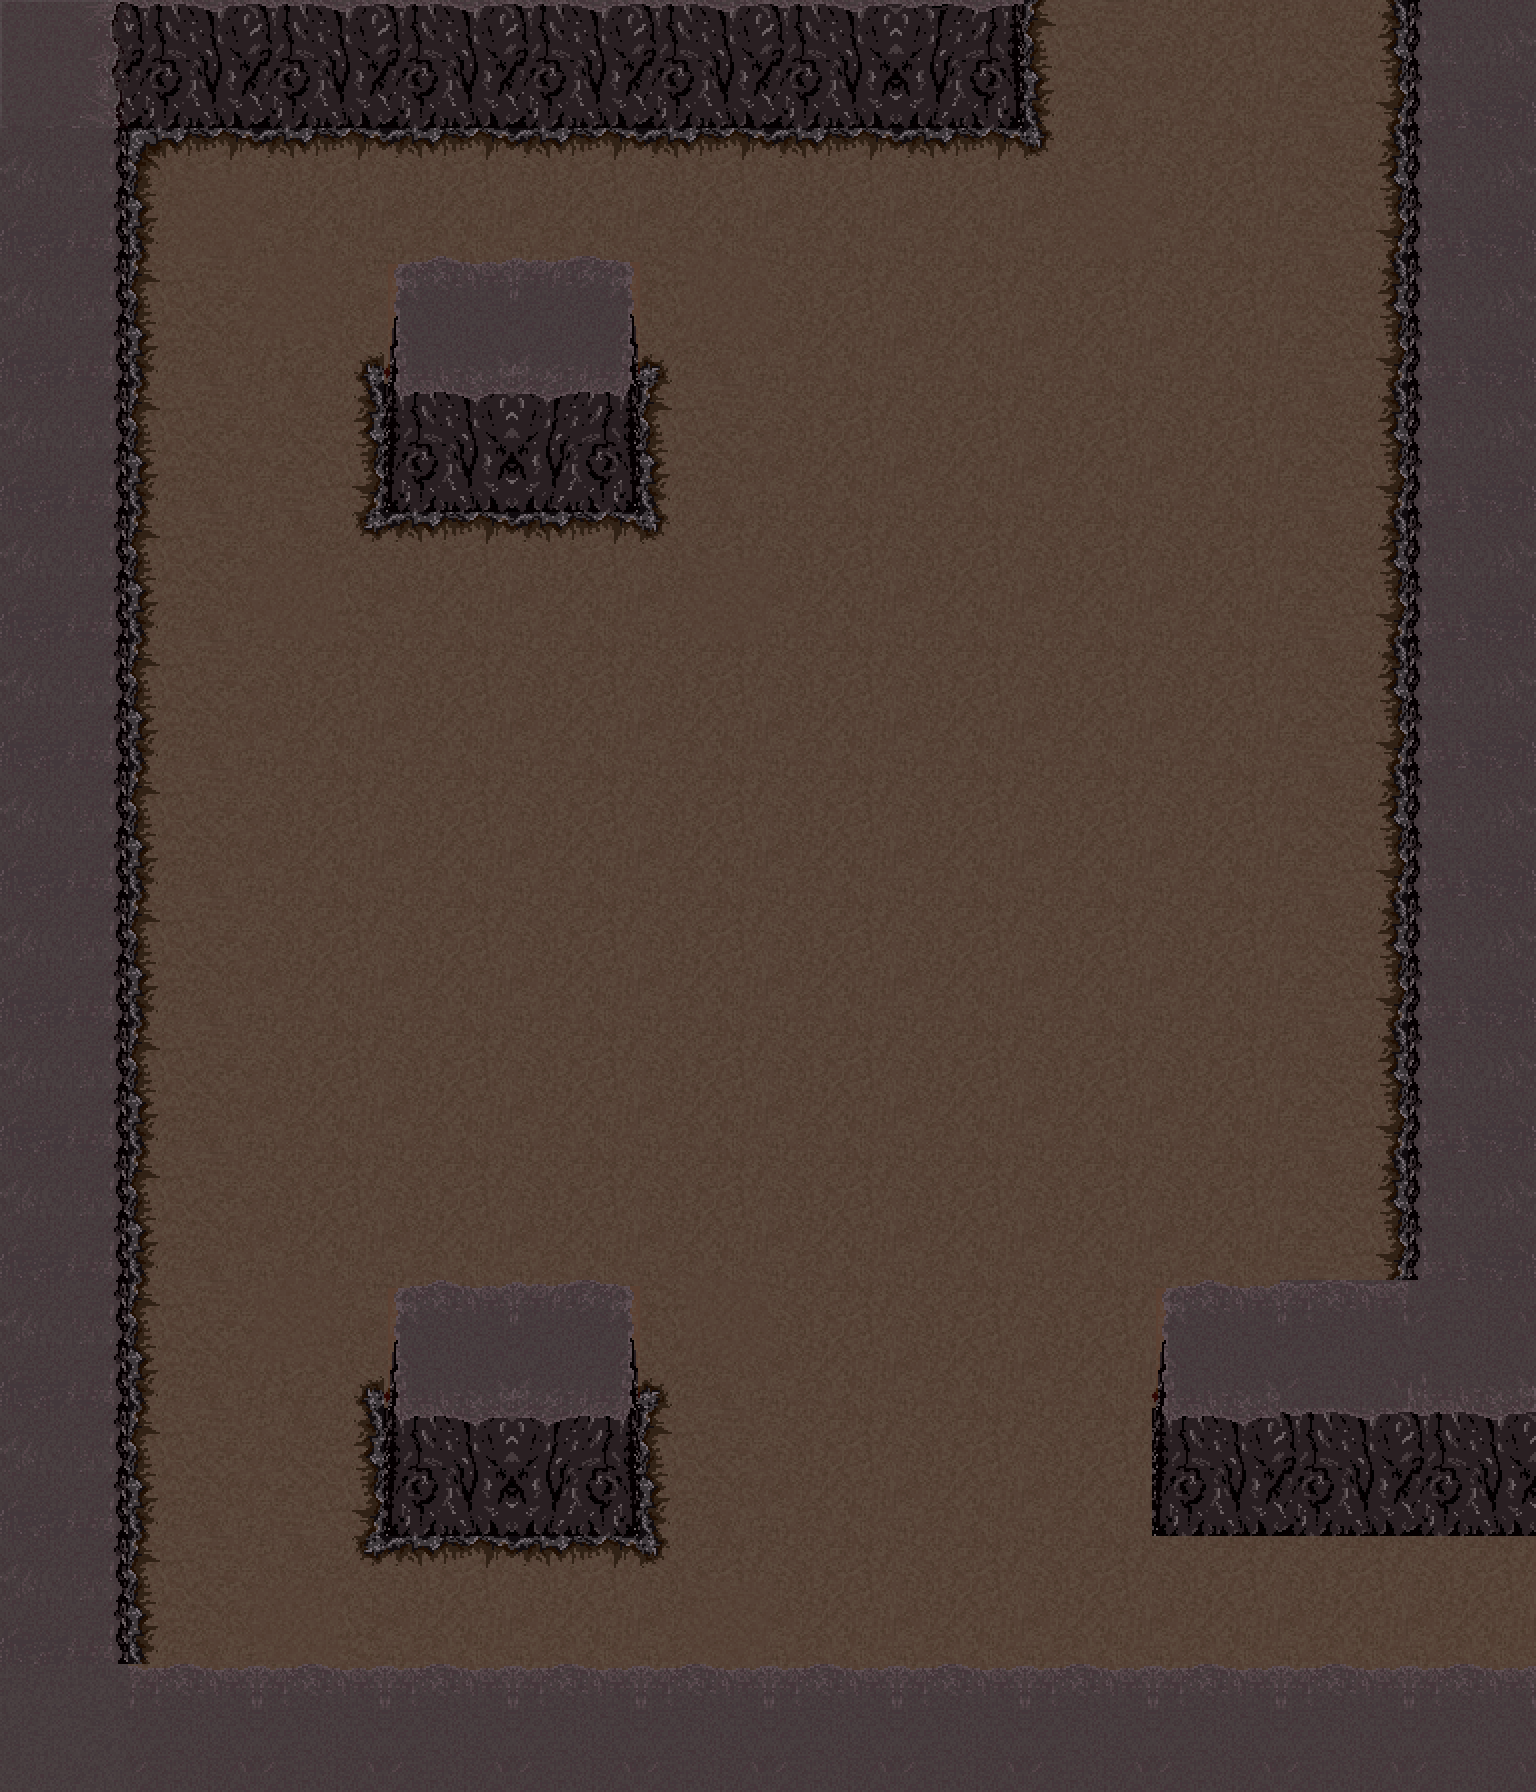

Rendered tile map (Tiled .tmx) drawn with the repository's tilesets; below, a short description and the map source with its tile grids summarised:
An orthogonal 12x14 tile map with 128x128 px tiles, 4 tile layers (sol, mur, toit, toit2), 2 tilesets and 5 objects.

<map version="1.0" tiledversion="1.1.4" orientation="orthogonal" renderorder="left-up" width="12" height="14" tilewidth="128" tileheight="128" infinite="0" nextobjectid="6">
 <tileset firstgid="1" source="Tileset-Sol-niveau-1-128.128.tsx" />
 <tileset firstgid="17" source="Tileset-Wall-Niveau-1-128.128.tsx" />
 <layer name="sol" width="12" height="14">
  <data>[168 cells, 132 non-empty, 4 distinct tile ids]</data>
 </layer>
 <layer name="mur" width="12" height="14">
  <data>[168 cells, 14 non-empty, 3 distinct tile ids]</data>
 </layer>
 <layer name="toit" width="12" height="14">
  <data>[168 cells, 44 non-empty, 9 distinct tile ids]</data>
 </layer>
 <layer name="toit2" width="12" height="14">
  <data>[168 cells, 13 non-empty, 3 distinct tile ids]</data>
 </layer>
 <objectgroup name="collision-layer">
  <object id="1" x="1029.58" y="4.12">
   <polyline points="0,0 -3.0303,121.212 -903.03,130.303 -896.97,1651.52 503.03,1660.61 506.061,1533.33 130.303,1530.3 127.273,1387.88 363.636,1390.91 366.667,0 -3.0303,-6.06061" />
  </object>
  <object id="2" x="381.09" y="382.91">
   <polyline points="0,0 3.0303,124.242 245.455,130.303 254.545,9.09091" />
  </object>
  <object id="3" x="381.09" y="1410.18">
   <polyline points="0,0 3.0303,118.182 251.515,115.152 257.576,3.0303" />
  </object>
  <object id="4" x="381" y="1410">
   <polyline points="0,0 258,1" />
  </object>
  <object id="5" x="382" y="382">
   <polyline points="0,0 254,9" />
  </object>
 </objectgroup>
</map>
